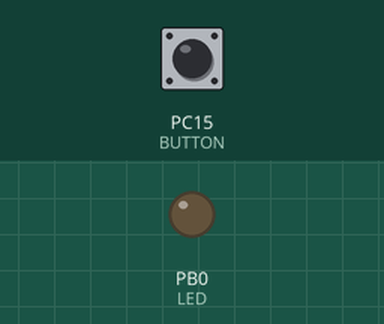
Recording of a sketch running on a simulated STM32 Blue Pill. Shown: output pins drawn as LEDs (lit = HIGH). The inputs (shaded band) are chosen by the test bench; at power-on: PC15 (BUTTON) LOW.

Above: at 1.2 s.
1.3 s: PC15 (BUTTON) pulled HIGH for 0.15 s
At 2.1 s:
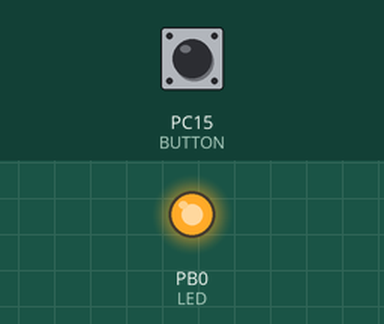
2.9 s: PC15 (BUTTON) pulled HIGH for 1 s
At 3.3 s:
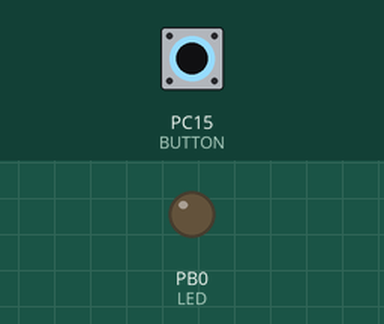
5.4 s: PC15 (BUTTON) pulled HIGH for 3.2 s
At 6.4 s:
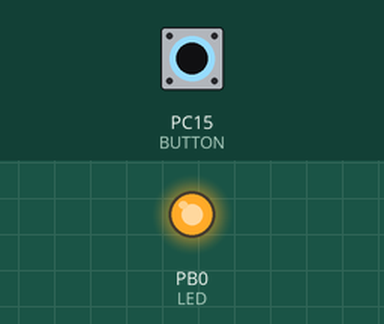
Timing chart, 0 to 8.4 s (numbered marks = the images above; inputs shaded):
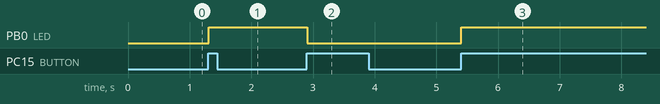

Measured:
- after the input at 1.3 s, PB0 (LED): LOW → HIGH at once
- after the input at 2.9 s, PB0 (LED): HIGH → LOW at once
- after the input at 5.4 s, PB0 (LED): LOW → HIGH at once

The sketch:

exp_6.ino
```cpp
const int LED=PB0;
const int BUTTON=PC15;
bool prev=LOW;
bool current=LOW;
bool led=false;
void setup() {
  pinMode(LED,OUTPUT);
  pinMode(BUTTON,INPUT);
}

bool debounce(bool last){
  bool current1=digitalRead(BUTTON);
  if(last!=current1)
  {
    delay(5);
    current1=digitalRead(BUTTON);
  }
  return current1;
}

void loop() {
  current=debounce(prev);
  if (prev == LOW && current == HIGH)
  {
    led = !led;
  }
  prev = current;
  digitalWrite(LED, led);
}
```
